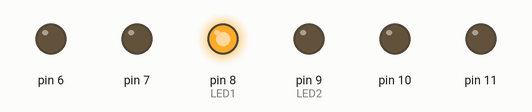
This sketch was run on a simulated Arduino Uno, built with avr-gcc and run on an emulated ATmega328P. Parts: output pins drawn as LEDs (lit = HIGH).

Above: at 0.5 s.
At 0.7 s:
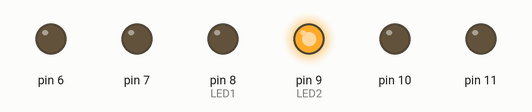
At 1.1 s:
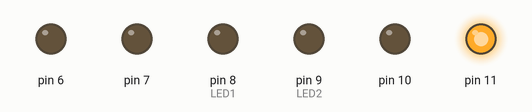
At 1.4 s:
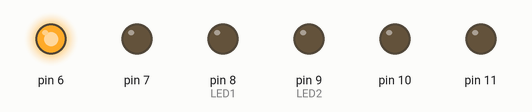
At 2.3 s:
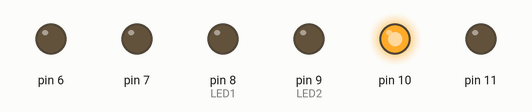
At 3.1 s:
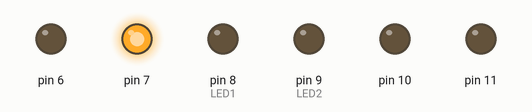
Timing chart, 0 to 3.4 s (numbered marks = the images above):
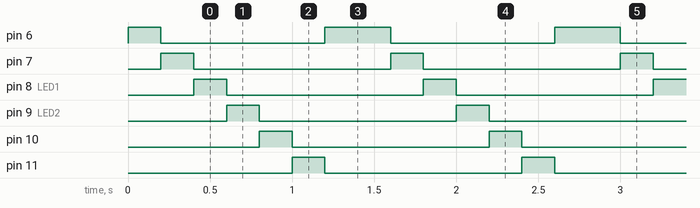

Measured:
- by itself, pin 6: repeats every 1.4 s: LOW 1.0 s, HIGH 0.40 s
- by itself, pin 7, pin 8 (LED1), pin 9 (LED2), pin 10, pin 11: alternates HIGH for 0.20 s and LOW for 1.2 s
- by itself, everything shown: repeats every 1.4 s, in 6 steps

The sketch:

arduinotest1.ino
```cpp
void setup() {
  // put your setup code here, to run once:
  for(int i=6; i<=11; i++)
  {
    pinMode(i,OUTPUT);
  }
}

void loop() {
  // put your main code here, to run repeatedly:
    digitalWrite(6,HIGH);
    delay(200);
    digitalWrite(6,LOW);
    digitalWrite(7,HIGH);
    delay(200);

    digitalWrite(7,LOW);
    digitalWrite(8,HIGH);
    delay(200);

    digitalWrite(8,LOW);
    digitalWrite(9,HIGH);
    delay(200);

    digitalWrite(9,LOW);
    digitalWrite(10,HIGH);
    delay(200);

    digitalWrite(10,LOW);
    digitalWrite(11,HIGH);
    delay(200);

    digitalWrite(11,LOW);
    digitalWrite(6,HIGH);
    delay(200);
}
```

arduinotest2_main.cpp
```cpp
#include <Arduino.h>
// put function declarations here:
int myFunction(int, int);
#define LED1 8
#define LED2 9

void setup() {
  // put your setup code here, to run once:
  Serial.begin(9600);
  pinMode(LED1, OUTPUT);
  pinMode(LED2, OUTPUT);
  digitalWrite(LED1, HIGH);
  digitalWrite(LED2, HIGH);
  delay(1000);
}

void loop() {
  // put your main code here, to run repeatedly:
   if (Serial.available() > 0) {
    String command = Serial.readStringUntil('\n'); // 读取串口发送的字符串
    if (command == "1") {
      digitalWrite(LED1, !digitalRead(LED1));
       delay(1000); // 切换LED1状态
       if (digitalRead(LED1)==HIGH)
       {Serial.println("LED1亮"); }// 发送反馈}
        if(digitalRead(LED1)==LOW)
        {Serial.println("LED1灭"); }
    } else if (command == "2") {
      digitalWrite(LED2, !digitalRead(LED2));
       delay(1000);// 切换LED2状态
      if (digitalRead(LED2)==HIGH)
       {Serial.println("LED2亮"); }// 发送反馈}
        if(digitalRead(LED2)==LOW)
        {Serial.println("LED2灭"); }
    } else if (command >="3"&4&command <"9"){
      Serial.println("没有相应的指令"); // 发送反馈
    }
  }
}
// put function definitions here:
int myFunction(int x, int y) {
  return x + y;
}
```
